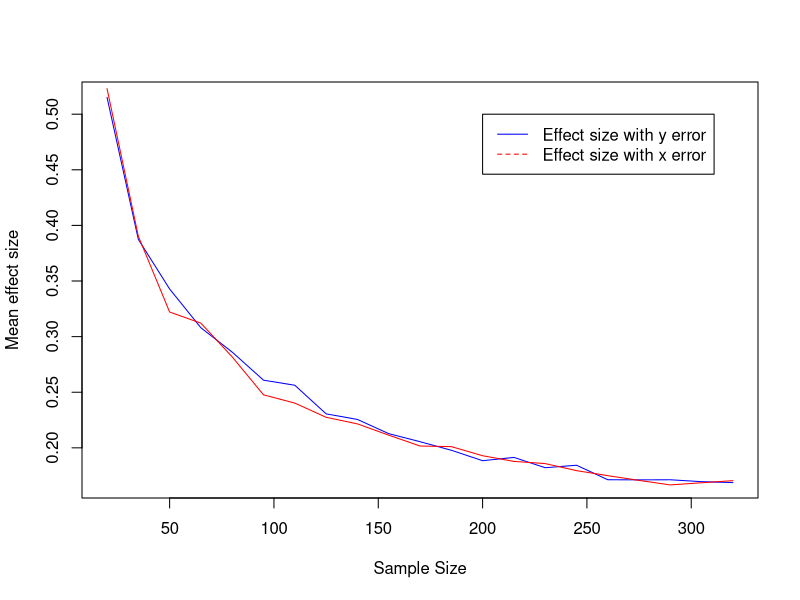

Here is the R script that generated this plot:
r <- .15

powers<-seq(20,320,15)
len = length(powers)
propor <-numeric(len)
ratio1 <-numeric(len)
ratio2 <-numeric(len)
meanRS1 <-numeric(len)
meanRS2 <-numeric(len)

xerror<-0.5
yerror<-0.5
n_sims<- 200

for (j in 1:len)  {
  
  # the main difference is that error is now added to x or y in different scenarios
  
  sims<-array(0,c(n_sims,4))
  for (i in 1:n_sims) {
    # error on Y
    x <- rnorm(powers[j],0,1)
    y <- r*x + rnorm(powers[j],0,1)
    y_bis <- y + rnorm(powers[j],0,yerror)
    xx<-lm(scale(y_bis)~scale(x))
    sims[i,1:2]<-summary(xx)$coefficients[2,1:2]
    # error in x
    x_bis <-x + rnorm(powers[j],0,xerror)
    y<-y
    xx<-lm(scale(y)~scale(x_bis))
    sims[i,3:4]<-summary(xx)$coefficients[2,1:2]
  }
  
  # find significant observations (t test > 2) and then check proportion
  
  temp <- sims[abs(sims[,1]/sims[,2])> 2,]
  
  # I put here 'real overall effect' instead of 'real effect in sample'
  temp2 <- temp[temp[,1] > r,]
  meanRS1[j] <- mean(abs(temp[, 1]))
  
  temp <- sims[abs(sims[,3]/sims[,4])> 2,]
  temp2 <- temp[temp[,3] > r,]
  meanRS2[j] <- mean(abs(temp[, 3]))
  
  print(j/len)
}


# plot with mean effect size
plot(powers,meanRS1,type="l",xlab="Sample Size",ylab="Mean effect size",col="blue")
lines(powers, meanRS2, col = "red")
legend(200, 0.5, legend=c("Effect size with y error", "Effect size with x error"),
       col=c("blue", "red"), lty=1:2, cex=1)
